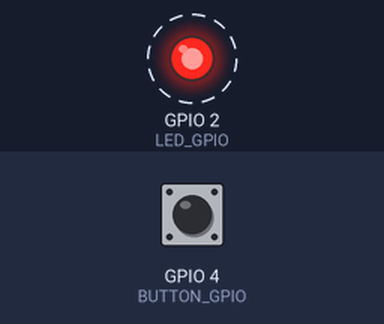
Bench run of a sketch on a simulated ESP32. Parts: output pins drawn as LEDs (lit = HIGH). Dashed ring = blinking. The inputs (shaded band) are chosen by the test bench; at power-on: GPIO 4 (BUTTON_GPIO) HIGH. What the sketch prints to the serial monitor is not drawn.

Above: at 1.2 s.
1.3 s: GPIO 4 (BUTTON_GPIO) pulled LOW for 0.15 s
Timing chart, 0 to 10.3 s (numbered marks = the images above; inputs shaded):
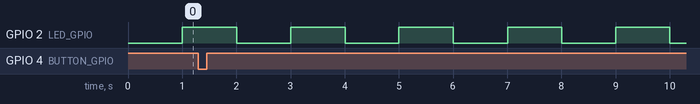

Measured:
- by itself, GPIO 2 (LED_GPIO): alternates HIGH for 1.0 s and LOW for 1.0 s

The sketch:

sketch.ino
```cpp
/*
 * Browser demo of esp32-isr-heartbeat - an Arduino-core PORT, not the firmware.
 *
 * Wokwi's browser editor compiles Arduino, not ESP-IDF, so this file exists
 * only to give the shared Wokwi project a play button that actually beats.
 * The canonical firmware is main/main.c (ESP-IDF v5.x), which CI builds and
 * runs on a simulated ESP32 on every commit:
 *
 *     https://github.com/DwalloE/esp32-isr-heartbeat
 *
 * The port keeps the part that matters - the shared-variable discipline:
 *
 *   - s_tick_pending  : volatile bool. One aligned byte; volatile is
 *                       necessary AND sufficient. See docs/volatile.md.
 *   - s_last_tick_us  : 64 bits on a 32-bit core = two stores. volatile is
 *                       necessary and NOT sufficient; it crosses via the same
 *                       seqlock as main/seqlock.h. See docs/torn-read.md.
 *   - s_button_events : volatile uint32_t. One aligned word; cannot tear.
 *                       The ++ is safe only because the ISR is the sole writer.
 */
#include <Arduino.h>
#include "esp_timer.h"

#define LED_GPIO     2
#define BUTTON_GPIO  4
#define DEBOUNCE_US  50000u

/* ---- seqlock, verbatim from main/seqlock.h ------------------------------ */
typedef struct {
  volatile uint32_t seq;   /* even: stable.  odd: a write is in progress. */
  volatile uint32_t hi;
  volatile uint32_t lo;
} seqlock_u64_t;

static inline void seqlock_u64_store(seqlock_u64_t *s, uint64_t v) {
  const uint32_t seq = s->seq + 1u;              /* -> odd */
  s->seq = seq;
  __atomic_thread_fence(__ATOMIC_RELEASE);       /* seq before value */
  s->hi = (uint32_t)(v >> 32);
  s->lo = (uint32_t)(v & 0xFFFFFFFFu);
  __atomic_thread_fence(__ATOMIC_RELEASE);       /* value before seq */
  s->seq = seq + 1u;                             /* -> even */
}

static inline uint64_t seqlock_u64_load(const seqlock_u64_t *s) {
  for (;;) {
    const uint32_t before = s->seq;
    if (before & 1u) continue;                   /* writer mid-flight */
    __atomic_thread_fence(__ATOMIC_ACQUIRE);
    const uint32_t hi = s->hi;
    const uint32_t lo = s->lo;
    __atomic_thread_fence(__ATOMIC_ACQUIRE);
    if (s->seq == before) return ((uint64_t)hi << 32) | (uint64_t)lo;
  }
}

/* ---- shared state, same justifications as main/main.c ------------------- */
static volatile bool s_tick_pending = false;
static seqlock_u64_t s_last_tick_us = { 0, 0, 0 };
static volatile uint32_t s_button_events = 0;
static uint64_t s_last_button_us = 0;            /* ISR-only, not shared */

/* ---- interrupt handlers -------------------------------------------------- */
void IRAM_ATTR onTimerAlarm() {
  seqlock_u64_store(&s_last_tick_us, (uint64_t)esp_timer_get_time());
  s_tick_pending = true;
}

void IRAM_ATTR onButtonEdge() {
  const uint64_t now = (uint64_t)esp_timer_get_time();
  if (now - s_last_button_us < DEBOUNCE_US) return;   /* debounce by timestamp */
  s_last_button_us = now;
  s_button_events++;
}

/* ---- setup / loop -------------------------------------------------------- */
hw_timer_t *s_timer = nullptr;

void setup() {
  Serial.begin(115200);
  pinMode(LED_GPIO, OUTPUT);
  pinMode(BUTTON_GPIO, INPUT_PULLUP);
  attachInterrupt(digitalPinToInterrupt(BUTTON_GPIO), onButtonEdge, FALLING);

#if defined(ESP_ARDUINO_VERSION_MAJOR) && ESP_ARDUINO_VERSION_MAJOR >= 3
  s_timer = timerBegin(1000000);                 /* 1 MHz: 1 tick = 1 us */
  timerAttachInterrupt(s_timer, &onTimerAlarm);
  timerAlarm(s_timer, 1000000, true, 0);         /* 1 Hz, auto-reload */
#else
  s_timer = timerBegin(0, 80, true);             /* 80 MHz APB / 80 = 1 MHz */
  timerAttachInterrupt(s_timer, &onTimerAlarm, true);
  timerAlarmWrite(s_timer, 1000000, true);       /* 1 Hz, auto-reload */
  timerAlarmEnable(s_timer);
#endif

  Serial.printf("I (%lu) heartbeat: up: led=gpio%d button=gpio%d tick=1Hz (browser port)\n",
                millis(), LED_GPIO, BUTTON_GPIO);
}

void loop() {
  static uint32_t beats = 0;
  static uint32_t buttons_reported = 0;

  if (s_tick_pending) {
    s_tick_pending = false;

    const uint64_t tick_us = seqlock_u64_load(&s_last_tick_us);
    const uint32_t buttons = s_button_events;

    beats++;
    digitalWrite(LED_GPIO, beats & 1u);

    Serial.printf("I (%lu) heartbeat: beat=%u t=%lluus buttons=%u%s\n",
                  (unsigned long)millis(), beats, (unsigned long long)tick_us,
                  buttons, (buttons != buttons_reported) ? "  <- press" : "");
    buttons_reported = buttons;
  }

  delay(10);   /* yield - and see main.c on why the DURATION matters */
}
```
